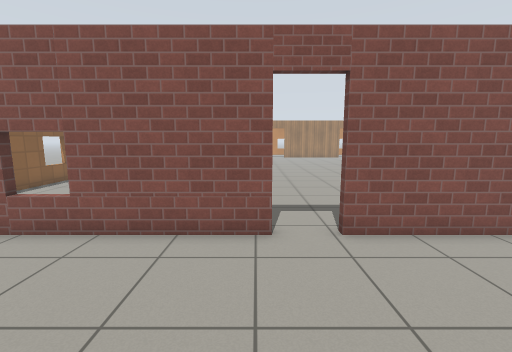
[1] (above)

20 first-person views from a walk through a Gazebo world. The camera is 1.2 m above the floor, tilts 8° down and sees 90° across. The floor is counted in squares, 0.5 m on a side. Each view is taken from the middle of a square. On the plan, view 1 faces up. The plan holds only what a view shows up to about 17 squares ahead; the rest is blank. The place goes on beyond the plan. Simple patterns stand in for the simulator's built-in surfaces.

[2]
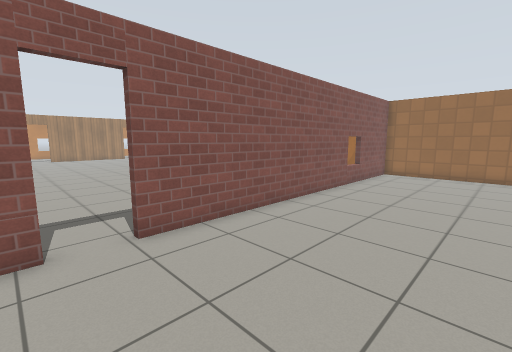

[3]
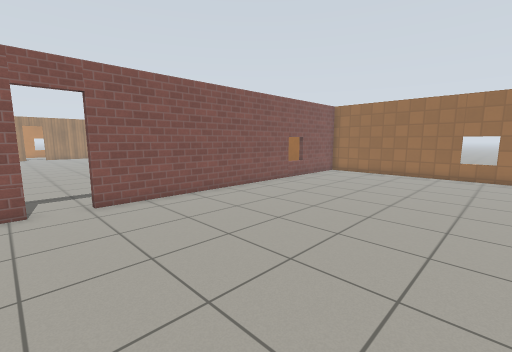

[4]
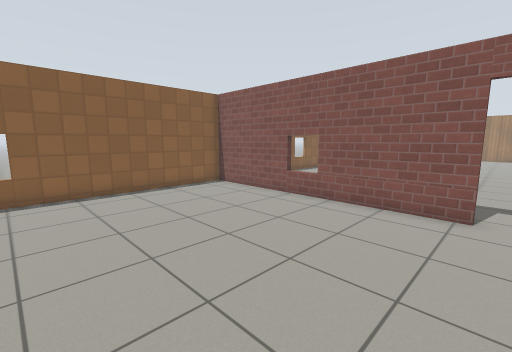

[5]
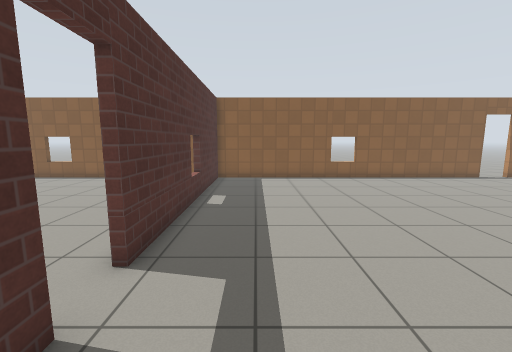

[6]
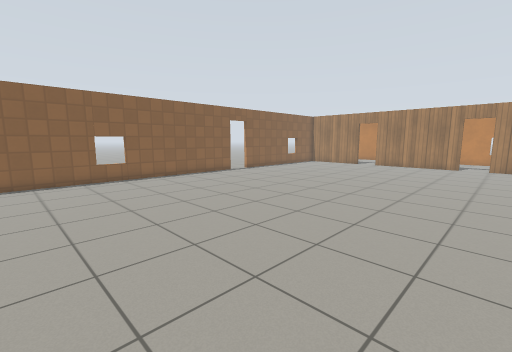

[7]
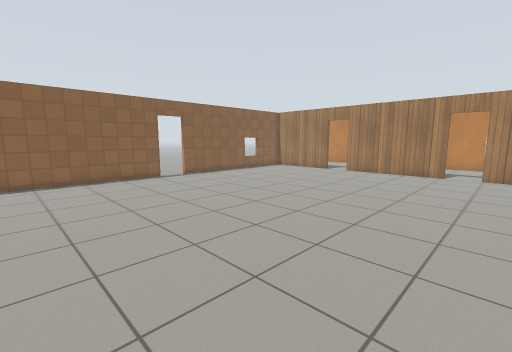

[8]
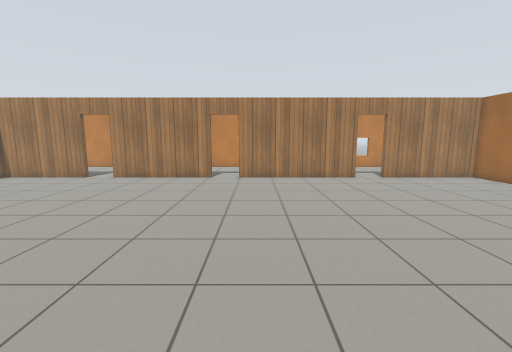

[9]
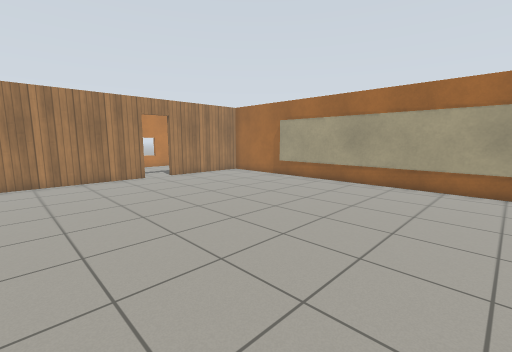

[10]
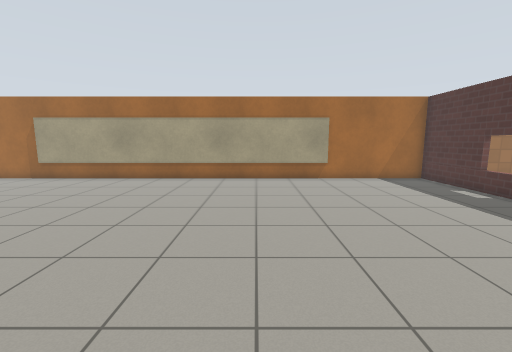

[11]
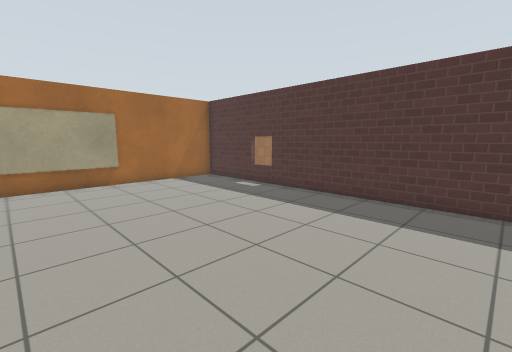

[12]
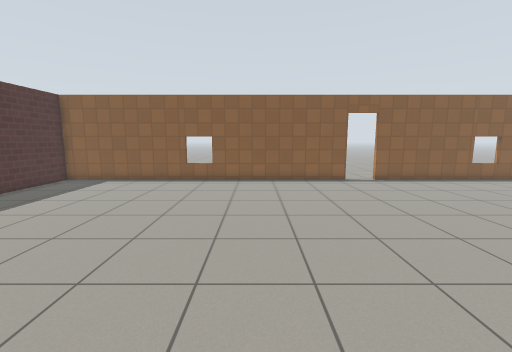

[13]
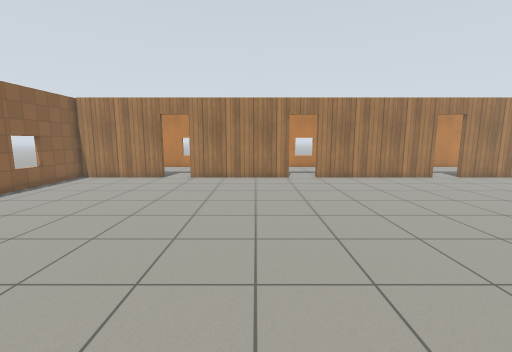

[14]
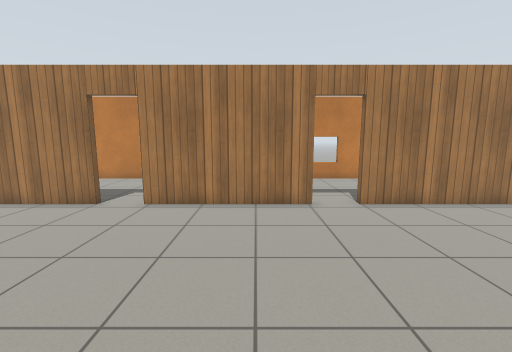

[15]
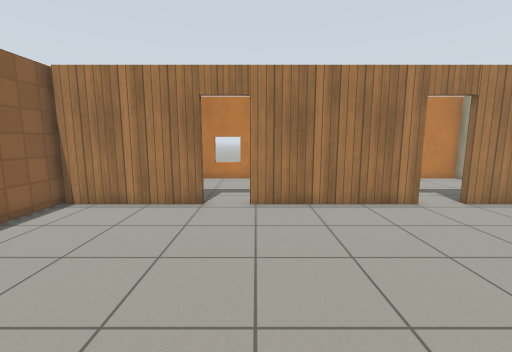

[16]
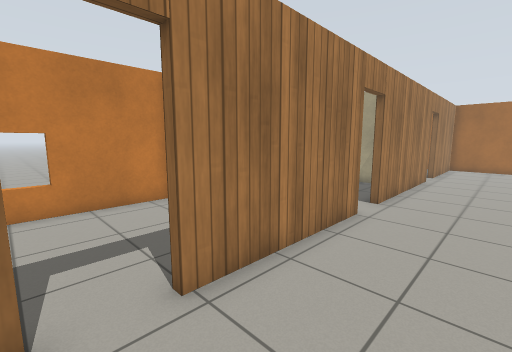

[17]
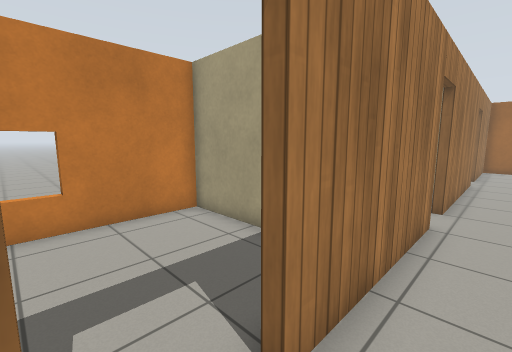

[18]
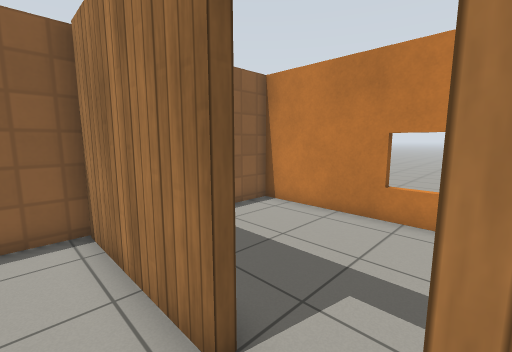

[19]
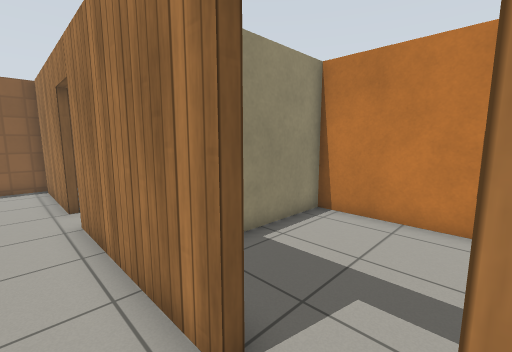

[20]
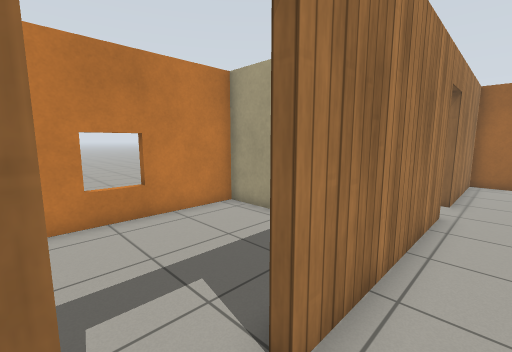

### Floor plan
Ten units are one square. View 1 is at (0, 0); x grows to the right and y downward. Boxes are objects, and circles mark ways between rooms. Rooms are numbered by the first view taken in them; rooms with no view inside come last. Other rooms are left out.
<svg viewBox="-120 -425 315 484">
<path fill="none" stroke="#000" d="M5 -63 -114 -63 -114 54M190 41 190 -55M183 -63 22 -63M22 -66 190 -66 190 -354 131 -354M22 -354 -43 -354M-114 -235 -114 -66 5 -66M115 -354 39 -354M-60 -354 -113 -354M-114 -368 -114 -251M85 -398 85 -420 -8 -420 -8 -383M85 -364 85 -381M-11 -386 -11 -420 -114 -420 -114 -401"/>
<circle cx="13" cy="-63" r="3" fill="#2a7"/>
<circle cx="30" cy="-358" r="3" fill="#2a7"/>
<circle cx="-53" cy="-357" r="3" fill="#2a7"/>
<text x="40" y="0">1</text>
<text x="40" y="-210">2</text>
<text x="40" y="-390">3</text>
<text x="-60" y="-390">4</text>
</svg>
Room 1 opens to room 2. Room 2 opens to room 3. Room 2 opens to room 4.

Where each view was taken, in squares from view 1:
view 1: 0 up, 0 right, facing up
view 2: 0 up, 0 right, facing up-right
view 3: 4 down, 0 right, facing up-right
view 4: 3 down, 1 right, facing up-left
view 5: 9 up, 5 right, facing left
view 6: 10 up, 5 right, facing up-left
view 7: 16 up, 5 right, facing up-left
view 8: 19 up, 5 right, facing up
view 9: 19 up, 5 right, facing up-right
view 10: 17 up, 3 right, facing right
view 11: 17 up, 4 right, facing down-right
view 12: 18 up, 4 right, facing left
view 13: 19 up, 0 right, facing up
view 14: 26 up, 0 right, facing up
view 15: 26 up, 4 left, facing up
view 16: 32 up, 6 left, facing up-right
view 17: 34 up, 6 left, facing up-right
view 18: 34 up, 4 left, facing up-left
view 19: 34 up, 4 right, facing up-left
view 20: 34 up, 2 right, facing up-right
